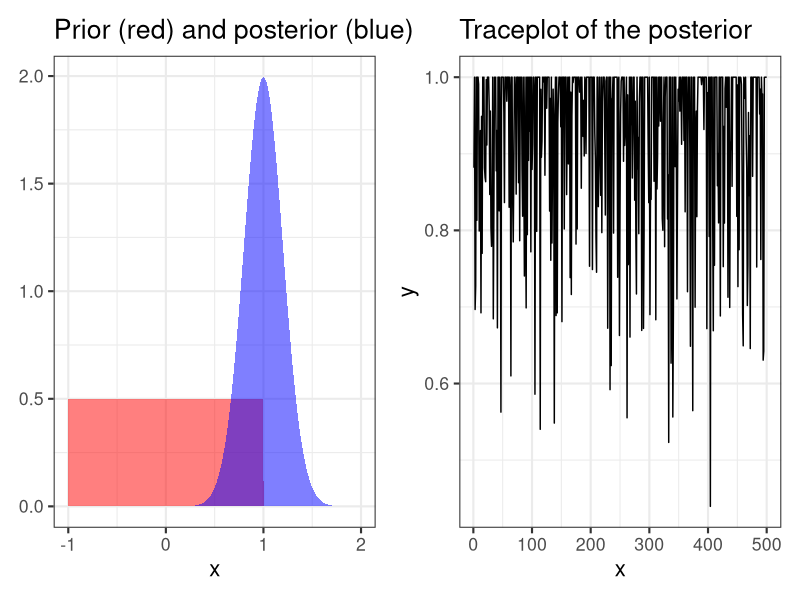

The R source for this figure:
## ---- chunk 1
#| include: false
library(ggplot2)
library(dplyr)
library(patchwork)
## ---- chunk 2
#| echo: false
#| eval: true
#| fig-align: "center"
#| fig-width: 10

set.seed(11)

x <- seq(from = -1, to = 2, length.out = 500)

df <- data.frame(
  x = x,
  prior = dunif(x = x, min = -1, max = 1),
  posterior = dnorm(x = x, mean = 1, sd = 0.2)
)

p1 <- ggplot(df) +
  geom_ribbon(aes(x = x, ymin = 0, ymax = prior), fill = "red", alpha = 0.5) +
  geom_ribbon(aes(x = x, ymin = 0, ymax = posterior), fill = "blue", alpha = 0.5) +
  theme_bw(base_size = 16) +
  ggtitle("Prior (red) and posterior (blue)")

df2 <- data.frame(
  x = 1:500,
  y = rnorm(n = 500, mean = 1, sd = 0.2)
) |>
  mutate(y = ifelse(y > 1, 1, y))

p2 <- ggplot(df2) +
  geom_line(aes(x = x, y = y)) +
  theme_bw(base_size = 16) +
  ggtitle("Traceplot of the posterior")

p1 | p2
